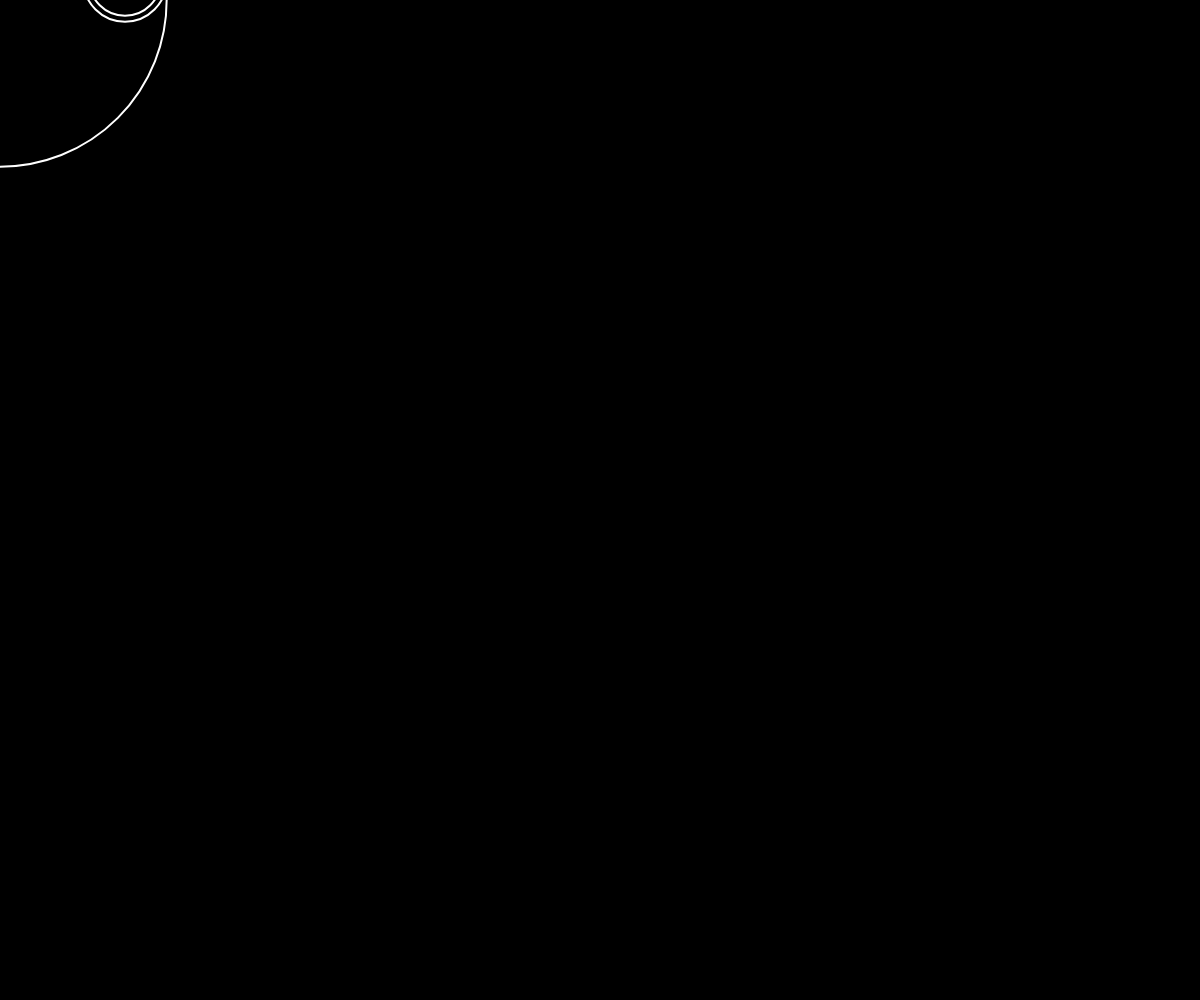
Frame 1 (no input)
Frame 60 (no input): identical to frame 1, image omitted
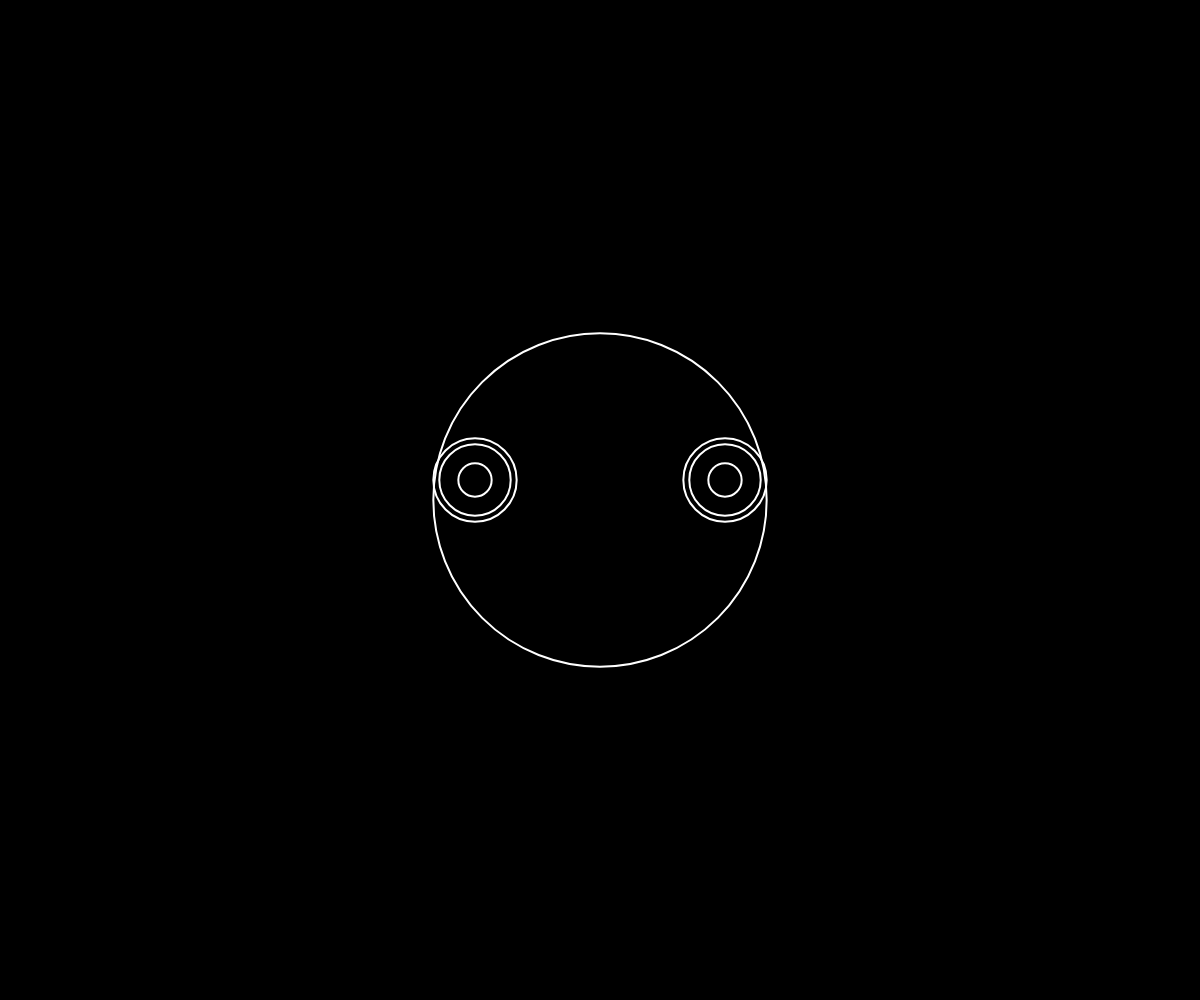
Frame 120 (the mouse pressed at the canvas centre since frame 60)

The p5.js sketch that drew these frames (run headless with seeded random() and noise() and a simulated clock; from frame 60 on, the mouse is pressed at the canvas centre):

// p5.js sketch
// ── sketch.js
function setup() {
	createCanvas(windowWidth, windowHeight);
	strokeWeight(3);

	circle(380, 350, 250);
	circle(460, 350, 50);
	circle(300, 350, 50);
	circle(460, 350, 41);
	circle(300, 350, 41);
}

function draw() {

	background(0);
	posX = mouseX;
	posY = mouseY;
	noFill();
	stroke(255);
	strokeWeight(2);
	circle(posX, posY, height/3);
	circle(posX - height/2/4, posY - height/50, height/12);
	circle(posX + height/2/4, posY - height/50, height/12);

	circle(posX - height/2/4, posY - height/50, height/14);
	circle(posX + height/2/4, posY - height/50, height/14);


	circle(posX - height/2/4, posY - height/50, height/30);
	circle(posX + height/2/4, posY - height/50, height/30);
}
